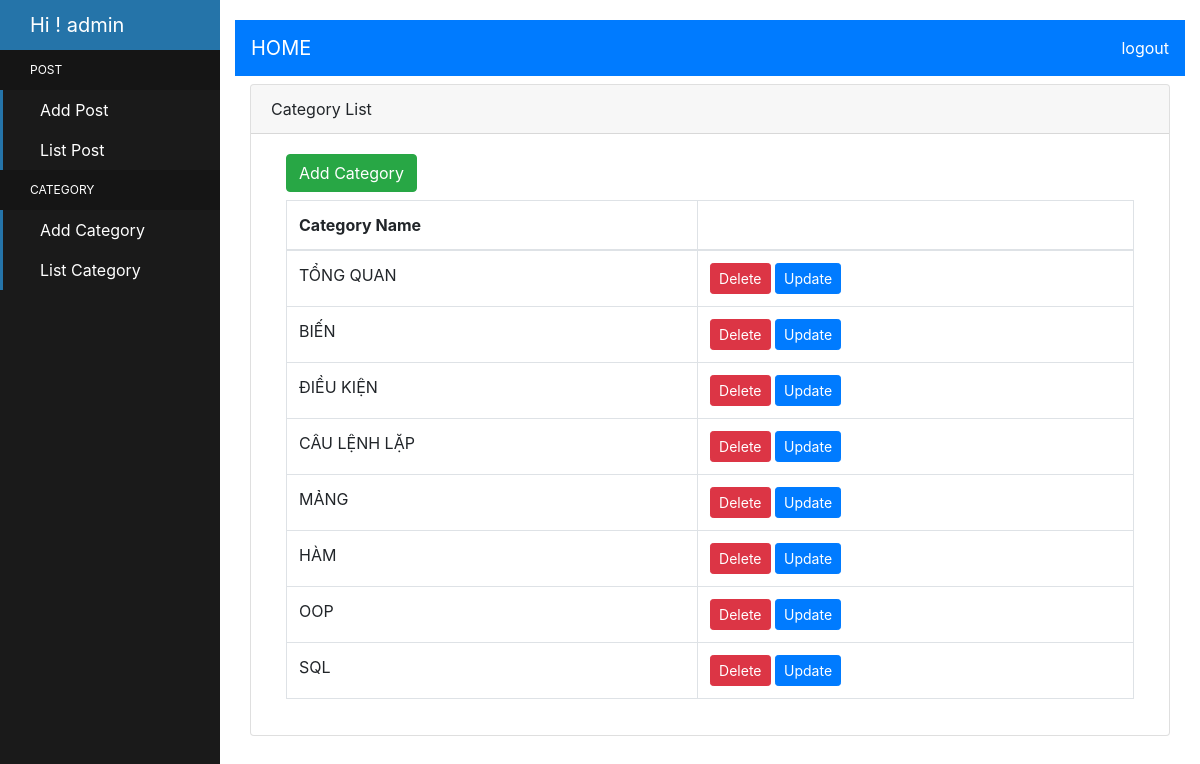
Page /view/admin/index.php?page=listCategory (signed in) on the committed database.
### tables this page shows
CREATE TABLE `categories` (
  `id` int(11) NOT NULL,
  `name` varchar(500) NOT NULL COMMENT 'tên chuyên mục',
  `slug` varchar(500) NOT NULL COMMENT 'tên chuyên mục không dấu'
);

### Controller/CategoryController.php (called while the page is built, shortened)
<?php
class CategoryController
{
    public $categoryModel;
    public function __construct()
    {
        $connection = new DBconnection("root", "");
        $this->categoryModel = new CategoryModel($connection->connect());
    }
    public function listCategory()
    {
        $category = $this->categoryModel->listCategory();
        include 'listCategory.php';
    }
}

### Model/DBconnection.php (called while the page is built, shortened)
<?php
class DBconnection
{
    public $user;
    public $password;
    public function __construct($user, $password)
    {
        $this->user = $user;
        $this->password = $password;
    }
    public function connect()
    {
        try {
            return new PDO("mysql:host=localhost;dbname=blog", $this->user, $this->password);
        } catch (PDOException $PDOException) {
            echo "database error";
            exit();
        }
    }
}

### Model/CategoryModel.php (called while the page is built, shortened)
<?php
class CategoryModel
{
    public $connection;
    public function __construct($connection)
    {
        $this->connection = $connection;
    }
    public function listCategory(){
        $sql = "SELECT * FROM categories";
        $stmt = $this->connection->prepare($sql);
        $stmt->execute();
        return $stmt->fetchAll();
    }
}

### View/admin/listCategory.php (the view)
<div class="col-12 col-md-12 mt-2">
    <div class="card">
        <div class="card-header">
            Category List
        </div>
        <div class="card-body">
            <div class="col-12">
                <a class="btn btn-success mb-2" href="index.php?page=addCategory">Add Category</a>
                <table class="table table-bordered">
                    <thead>
                    <tr>
                        <th>Category Name</th>
                        <th></th>
                    </tr>
                    </thead>
                    <tbody>
                    <?php foreach ($category as $value): ?>
                        <tr>
                            <td><?php echo $value['name']; ?></td>
                            <td><a href="index.php?page=deleteCategory&id=<?php echo $value["id"]; ?>"
                                   class="btn btn-danger btn-sm">Delete</a>
                                <a href="index.php?page=editCategory&id=<?php echo $value["id"]; ?>"
                                   class="btn btn-primary btn-sm">Update</a></td>
                        </tr>
                    <?php endforeach; ?>
                    </tbody>
                </table>
            </div>
        </div>
    </div>
</div>

### rows in the picture
categories: name "TỔNG QUAN"
categories: name "BIẾN"
categories: name "ĐIỀU KIỆN"
categories: name "CÂU LỆNH LẶP"
categories: name "MẢNG"
categories: name "HÀM"
categories: name "OOP"
categories: name "SQL"

### other values in the picture
$_SESSION["username"] "admin"
